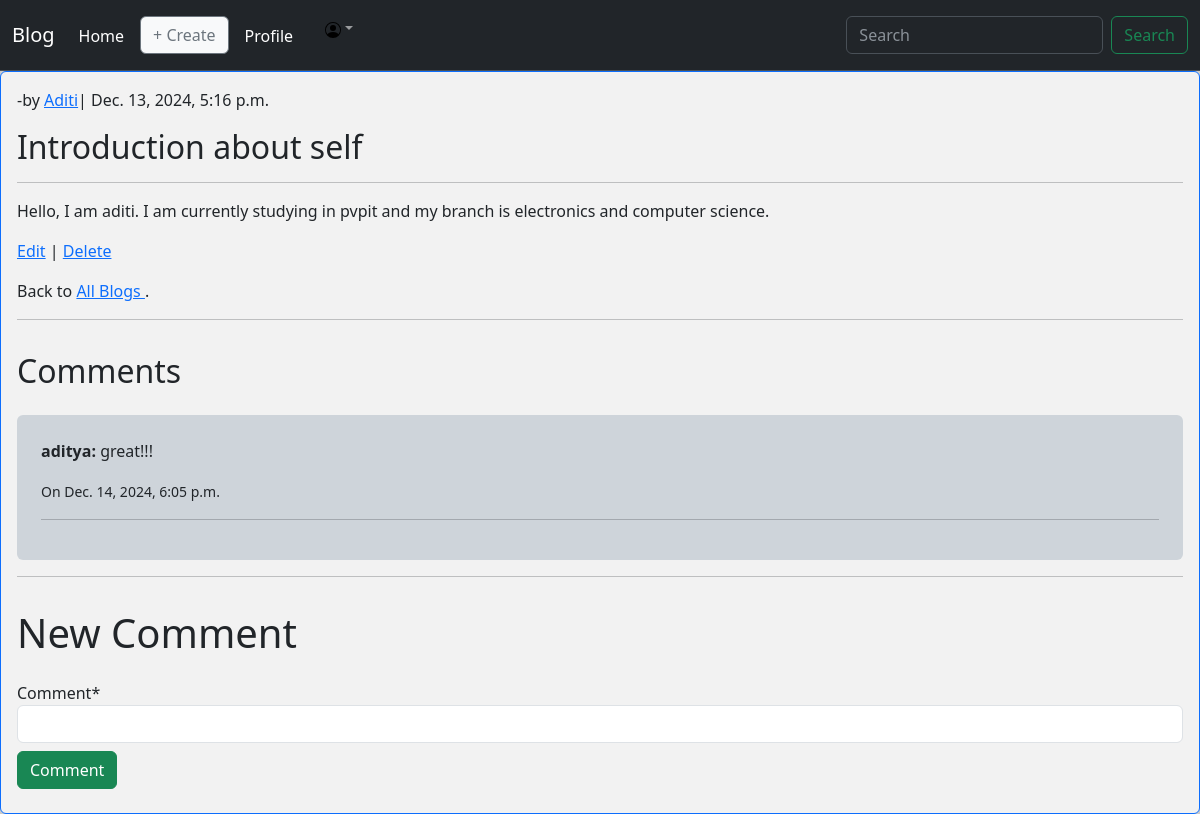
Page /blog/4/ (signed in) on the committed database.
### blog_app/models.py (models this page shows, shortened)
class Blog(models.Model):
    title = models.CharField(max_length=200)
    author_id = CustomUser.id
    author = models.ForeignKey(
        get_user_model(),
        on_delete = models.CASCADE,
    )
    date = models.DateTimeField(auto_now_add=True)
    body = models.TextField()
    class Meta:
        ordering = ('-date',)

class Comment(models.Model):
    blog = models.ForeignKey(
        Blog,
        on_delete = models.CASCADE,
        related_name = 'comments',
        )
    comment = models.CharField(max_length=140)
    comment_date = models.DateTimeField(auto_now_add=True)
    author = models.ForeignKey(
        get_user_model(),
        on_delete = models.CASCADE,
    )
    class Meta:
        ordering = ["comment_date"]

### accounts/models.py (models this page shows, shortened)
class CustomUser(AbstractUser):
    id = models.UUIDField(primary_key=True, default=uuid.uuid4, editable=False)
    profile_image = models.CharField(max_length=500, null=True, blank=True)
    username = models.CharField(max_length=20, null=False, unique=True)
    name = models.CharField(max_length=30, null=False, blank=True)
    age = models.PositiveIntegerField(null=True, blank=True)
    bio = models.TextField(max_length=500, null=True, blank=True)
    def __str__(self):
        return self.username

### blog_app/views.py (the view, shortened to what this page needs)
# urls.py: path('blog/<int:pk>/', BlogDetailView.as_view(), name='blog_detail'),
class BlogDetailView(LoginRequiredMixin,CreateView, DetailView):
    model = Blog
    template_name = 'blog_detail.html'
    form_class = CommentForm
    login_url = 'login'
    paginate_by = 5
    def get_context_data(self, **kwargs):
        context = super().get_context_data(**kwargs)
        blog = self.get_object()
        comments = blog.comments.all()
        paginator = Paginator(comments, 500)  # Show 5 comments per page
        page_number = self.request.GET.get('page', 1)
        context['comments'] = paginator.get_page(page_number)
        if 'form' not in context:
            context['form'] = self.get_form()
        return context

### blog_app/forms.py
class CommentForm(forms.ModelForm):
    class Meta:
        model = Comment
        fields = ['comment']  # Exclude 'author' as it will be set automatically

### templates/blog_detail.html (shortened to what this page needs)
{% extends 'index.html' %}
{% load crispy_forms_tags %}
{% block content %}
<div class="px-3 py-3 bg-white bg-opacity-75 border border-primary overflow-auto object-fit-contain border rounded">
    <div class="article-entry bg-opacity-50" id="post_detail_card">
        <div class='card-header '>
            {% load tz %}
            {% localtime on %}
            <p>-by <a href="{% url "profile" blog.author.username %}">{{ blog.author }}</a>| {{ blog.date|timezone:"Asia/Kolkata" }}</p>
            {% endlocaltime %}
            <h2>{{ blog.title }}</h2>
             <hr>
        </div>
        <div class="card-body">
            <p>
                {{ blog.body }}</p>
            <p>
                <a href="{% url 'blog_edit' blog.pk %}">Edit</a> | <a href="{% url 'blog_delete' blog.pk %}">Delete</a>
            </p>
            <p>Back to <a href="{% url 'blog_list' %}">All Blogs </a>.</p>
        </div>
        <hr>
        <div class="card-footer">
            <h2 class="py-3">Comments</h2>
            <div class="overflow-auto rounded bg-dark-subtle px-4 py-4" style="max-height: 50vh;">
            {% for comment in comments %}
              <p><strong>{{ comment.author }}:</strong> {{ comment.comment }}</p>
              <p><small>On {{ comment.comment_date }}</small></p>
              <hr>
            {% empty %}
              <p>No comments yet. Be the first to comment!</p>
            {% endfor %}
            </div>
            <hr>
            <h1 class="py-3">
                New Comment
            </h1>
            <form action="" method="POST">
                {{ form|crispy }}
        <button class="btn btn-success my-2" type="submit"> Comment </button>
            </form>
        </div>
    </div>
    {% endblock content %}

### templates/index.html (style rules this page uses)
body { background: url('https://picsum.photos/900/700?inspiration') no-repeat center center fixed; -webkit-background-size: cover; -moz--background-size: cover; -o--background-size: cover; background-size: cover; }

### rows in the picture
Blog: author "Aditi", date "Dec. 13, 2024, 5:16 p.m.", title "Introduction about self", body "Hello, I am aditi. I am currently studying in pvpit and my branch is electronics and computer science."
Comment: author "aditya", comment "great!!!", comment_date "Dec. 14, 2024, 6:05 p.m."
